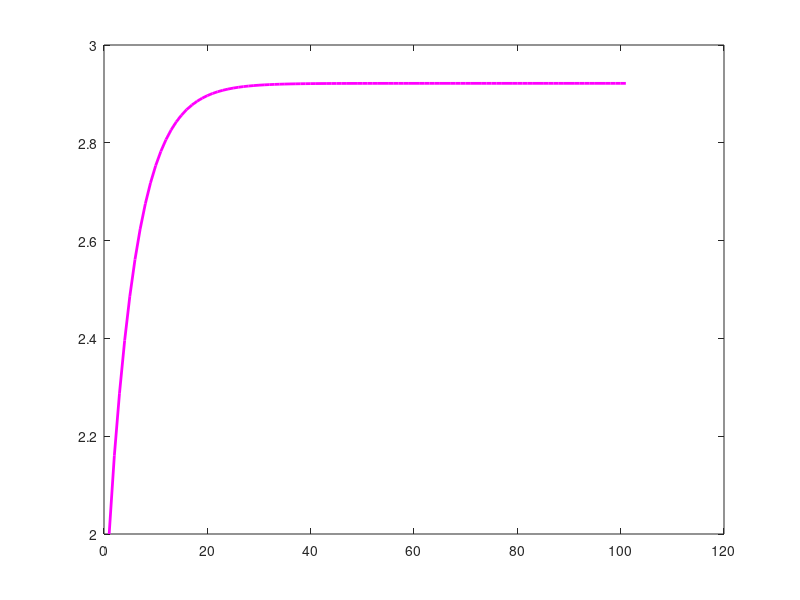

Recreate this plot in MATLAB.
% Program1f
clear
P=[0.5 0.5 0 0 0; 0.3 0.2 0.5 0 0; 0 0.3 0.2 0.5 0; 0 0 0.3 0.2 0.5; 0 0 0 0.3 0.7];
p(1,:)=[0.2 0.2 0.2 0.2 0.2];
X=[0, 1, 2, 3, 4];
e(1)=p(1,:)*X';
for t=1:100
    p(t+1,:)=p(t,:)*P;
    e(t+1)=p(t+1,:)*X';
end
plot(1:101, e, 'm', 'LineWidth', 2);